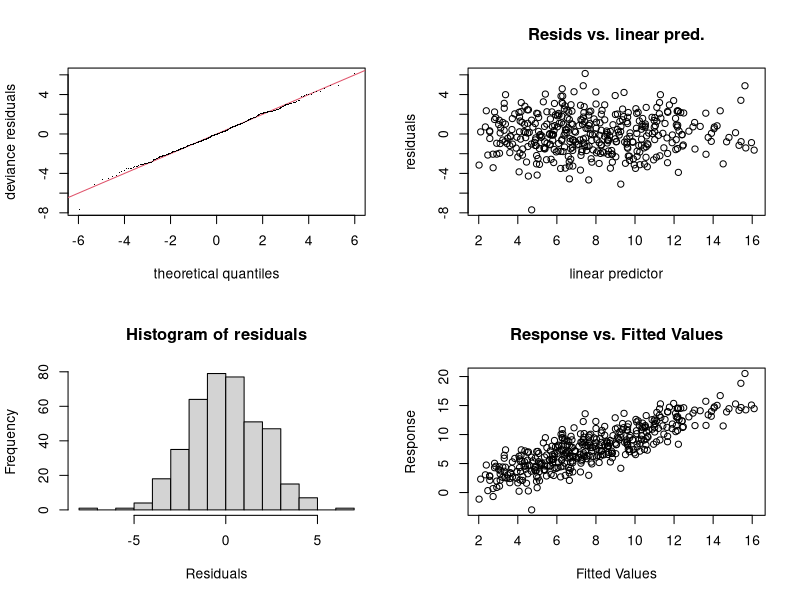

Write R code to recreate this figure. (Note: this script raises an error after producing the figure.)
# make figures for tipsheet

library(mgcv)
set.seed(2)

dat <- gamSim(1,n=400,dist="normal",scale=2)
b <- gam(y~s(x0)+s(x1)+s(x2)+s(x3),data=dat)

# gam.check plot
pdf("gamcheck.pdf", width=7, height=7)
gam.check(b)
dev.off()

# check.k output needs to be included
check.k(b)




## basis functions

# B-splines
pdf("bsplines.pdf", width=5, height=5)
par(mar=c(5,4,0,0)) #bltr
k <- 10
sm <- smoothCon(s(x0, bs="bs", m=c(2,1), k=k), data=dat)[[1]]
Xp <- PredictMat(sm, data=data.frame(x0=seq(0,1,length.out=200)))

basis.coef <- rep(1, k)

weighted.bases <- Xp*0
for(i in 1:ncol(Xp)){
  weighted.bases[, i] <- Xp[, i] * basis.coef[i]
}
# plot outline
plot(dat$x0, dat$f0, main="", type="n",
     ylim=c(-0.025,0.9), axes=FALSE,
     xlab="s(x)",
     ylab="x")
axis(1)
axis(2)

# plot each basis functions
apply(weighted.bases, 2, lines, x=seq(0, 1, length.out=200))

dev.off()

